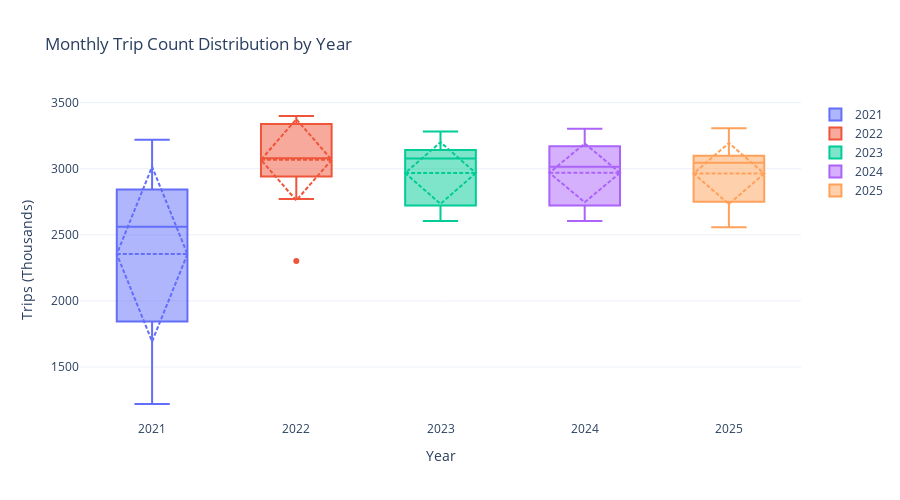

Notebook code for this chart:
### Markdown cell above
## 6. Trip Distribution by Year (Box Plot)

### Code cell
fig = go.Figure()

for year in sorted(df_pd['year'].unique()):
    year_data = df_pd[df_pd['year'] == year]
    fig.add_trace(go.Box(
        y=year_data['trip_count'] / 1000,
        name=str(year),
        boxmean='sd'
    ))

fig.update_layout(
    title='Monthly Trip Count Distribution by Year',
    yaxis_title='Trips (Thousands)',
    xaxis_title='Year',
    template='plotly_white',
    height=500
)
fig.show()

fig.write_html('outputs/trip_distribution.html')
print('✓ Saved: trip_distribution.html')

### Figure 1 — Plotly figure (JSON) as saved in the notebook; plotly's stock layout.template omitted (floating-point values rounded to 4 significant figures)
{"data": [{"boxmean": "sd", "name": "2021", "type": "box", "y": [1220.0, 1224.0, 1727.0, 1963.0, 2291.0, 2604.0, 2582.0, 2539.0, 2692.0, 3197.0, 3219.0, 2992.0]}, {"boxmean": "sd", "name": "2022", "type": "box", "y": [2302.0, 2772.0, 3381.0, 3354.0, 3324.0, 3290.0, 2947.0, 2938.0, 2945.0, 3399.0, 3020.0, 3141.0]}, {"boxmean": "sd", "name": "2023", "type": "box", "y": [2884.0, 2733.0, 3191.0, 3078.0, 3282.0, 3085.0, 2713.0, 2629.0, 2605.0, 3244.0, 3093.0, 3076.0]}, {"boxmean": "sd", "name": "2024", "type": "box", "y": [2724.0, 2720.0, 3036.0, 2988.0, 3193.0, 3007.0, 2683.0, 2604.0, 3025.0, 3302.0, 3148.0, 3200.0]}, {"boxmean": "sd", "name": "2025", "type": "box", "y": [2817.0, 2661.0, 3101.0, 3092.0, 3255.0, 2977.0, 2729.0, 2558.0, 3045.0, 3306.0, 3062.0]}], "layout": {"height": 500, "title": {"text": "Monthly Trip Count Distribution by Year"}, "xaxis": {"title": {"text": "Year"}}, "yaxis": {"title": {"text": "Trips (Thousands)"}}}}
